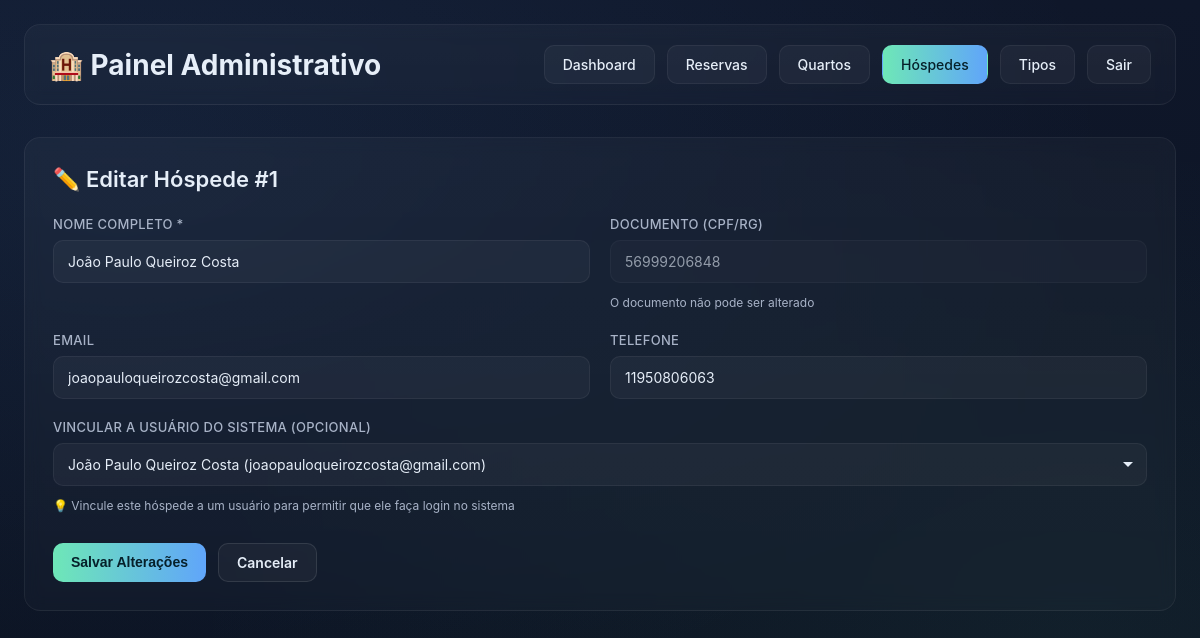
Page /admin/hospedes/editar/1 (signed in) on the committed database.
### src/Model/models.py (models this page shows)
class Hospede(Base):
    __tablename__ = "hospede"
    id_hospede = Column(Integer,primary_key=True,autoincrement=True)
    nome_completo = Column(String(150),nullable=False)
    documento = Column(String(50),unique=True,nullable=False)
    telefone = Column(String(20))
    email = Column(String(100),unique=True)
    id_usuario_sistema = Column(Integer,ForeignKey("usuario.id"))

class Usuario(Base):
    __tablename__ = 'usuario'
    id = Column(Integer,primary_key=True,autoincrement=True)
    nome_completo = Column(String(1000),nullable=False)
    email = Column(String(500),nullable=False)
    senha_hash = Column(String(2000),nullable=False)
    perfil_id = Column(Integer,ForeignKey("perfil.id"))

### src/routes.py (the view, shortened to what this page needs)
@app.route("/admin/hospedes/editar/<int:id_hospede>", methods=["GET", "POST"])
@admin_required
def admin_editar_hospede(id_hospede):
    db = SessionLocal()
    hospede = db.query(Hospede).filter(Hospede.id_hospede == id_hospede).first()
    if not hospede:
        flash("Hóspede não encontrado.", "error")
        return redirect(url_for("admin_hospedes"))
    usuarios = db.query(Usuario).order_by(Usuario.nome_completo).all()
    perfis = db.query(Perfil).all()
    return render_template("admin/editar_hospede.html",
                         hospede=hospede,
                         usuarios=usuarios,
                         perfis=perfis)

### src/__init__.py (called while the page is built)
@app.before_request
def log_request_info():
    app.logger.info("Requisição recebida: %s %s", request.method, request.path)

### src/templates/admin/editar_hospede.html (shortened to what this page needs)
<!doctype html>
<html lang="pt-BR">
<head>
  <link rel="stylesheet" href="{{ url_for('static', filename='admin.css') }}">
</head>
<body>
  <div class="admin__container">
    <header class="admin__header">
      <h1 class="admin__title">🏨 Painel Administrativo</h1>
      <nav class="admin__nav">
        <a href="{{ url_for('admin_dashboard') }}" class="admin__nav-link">Dashboard</a>
        <a href="{{ url_for('admin_reservas') }}" class="admin__nav-link">Reservas</a>
        <a href="{{ url_for('admin_quartos') }}" class="admin__nav-link">Quartos</a>
        <a href="{{ url_for('admin_hospedes') }}" class="admin__nav-link admin__nav-link--active">Hóspedes</a>
        <a href="{{ url_for('admin_tipos_quarto') }}" class="admin__nav-link">Tipos</a>
        <a href="{{ url_for('logout') }}" class="admin__nav-link">Sair</a>
      </nav>
    </header>
    <div class="admin__card">
      <div class="admin__card-header">
        <h2 class="admin__card-title">✏️ Editar Hóspede #{{ hospede.id_hospede }}</h2>
      </div>
      <form class="admin__form" method="POST">
        <div class="admin__form-row">
          <div class="admin__field">
            <label class="admin__label" for="nome_completo">Nome Completo *</label>
            <input
              class="admin__input"
              type="text"
              id="nome_completo"
              name="nome_completo"
              value="{{ hospede.nome_completo }}"
              required
            />
          </div>
          <div class="admin__field">
            <label class="admin__label">Documento (CPF/RG)</label>
            <input
              class="admin__input"
              type="text"
              value="{{ hospede.documento }}"
              disabled
              style="opacity: 0.6; cursor: not-allowed;"
            />
            <small style="color: var(--muted); font-size: 12px;">
              O documento não pode ser alterado
            </small>
          </div>
        </div>
        <div class="admin__form-row">
          <div class="admin__field">
            <label class="admin__label" for="email">Email</label>
            <input
              class="admin__input"
              type="email"
              id="email"
              name="email"
              value="{{ hospede.email or '' }}"
            />
          </div>
          <div class="admin__field">
            <label class="admin__label" for="telefone">Telefone</label>
            <input
              class="admin__input"
              type="tel"
              id="telefone"
              name="telefone"
              value="{{ hospede.telefone or '' }}"
            />
          </div>
        </div>
        <div class="admin__field">
          <label class="admin__label" for="id_usuario_sistema">Vincular a Usuário do Sistema (opcional)</label>
          <select class="admin__select" id="id_usuario_sistema" name="id_usuario_sistema">
            {% for usuario in usuarios %}
              <option value="{{ usuario.id }}"
                      {% if hospede.id_usuario_sistema == usuario.id %}selected{% endif %}>
                {{ usuario.nome_completo }} ({{ usuario.email }})
              </option>
            {% endfor %}
          </select>
          <small style="color: var(--muted); font-size: 12px; margin-top: 4px;">
            💡 Vincule este hóspede a um usuário para permitir que ele faça login no sistema
          </small>
        </div>
        <div class="admin__form-actions">
          <button type="submit" class="admin__btn admin__btn--primary">
            Salvar Alterações
          </button>
          <a href="{{ url_for('admin_hospedes') }}" class="admin__btn admin__btn--secondary">
            Cancelar
          </a>
        </div>
      </form>
    </div>
  </div>
</body>
</html>

### src/static/admin.css (style rules this page uses)
:root { --bg1: #0f172a; --bg2: #0b1220; --accent: #6ee7b7; --accent-2: #60a5fa; --glass: rgba(255,255,255,0.04); --text: #e6eef8; --muted: #a8b3c7; --danger: #f87171; --warning: #facc15; --success: #6ee7b7; font-family: Inter, ui-sans-serif, system-ui, -apple-system, "Segoe UI", Roboto; }
* { box-sizing: border-box; margin: 0; padding: 0; }
html, body { height: 100%; }
body { background: radial-gradient(1000px 600px at 10% 20%, rgba(96,165,250,0.08), transparent), radial-gradient(900px 500px at 90% 80%, rgba(110,231,183,0.06), transparent), linear-gradient(180deg, var(--bg1), var(--bg2)); color: var(--text); min-height: 100vh; }
.admin__container { max-width: 1400px; margin: 0 auto; padding: 24px; }
.admin__header { display: flex; justify-content: space-between; align-items: center; margin-bottom: 32px; padding: 20px 24px; background: linear-gradient(180deg, rgba(255,255,255,0.03), rgba(255,255,255,0.02)); border: 1px solid rgba(255,255,255,0.06); border-radius: 16px; backdrop-filter: blur(8px); }
.admin__title { font-size: 28px; font-weight: 700; margin: 0; }
.admin__nav { display: flex; gap: 12px; }
.admin__nav-link { padding: 10px 18px; background: var(--glass); border: 1px solid rgba(255,255,255,0.06); border-radius: 10px; color: var(--text); text-decoration: none; font-size: 14px; font-weight: 500; transition: all 0.2s ease; }
.admin__nav-link--active { background: linear-gradient(90deg, var(--accent), var(--accent-2)); color: #06202a; border-color: transparent; }
.admin__card { background: linear-gradient(180deg, rgba(255,255,255,0.03), rgba(255,255,255,0.02)); border: 1px solid rgba(255,255,255,0.06); border-radius: 16px; padding: 28px; backdrop-filter: blur(8px); margin-bottom: 24px; }
.admin__card-header { display: flex; justify-content: space-between; align-items: center; margin-bottom: 24px; }
.admin__card-title { font-size: 22px; font-weight: 600; margin: 0; }
.admin__btn { padding: 10px 18px; border-radius: 10px; border: none; cursor: pointer; font-weight: 600; font-size: 14px; transition: all 0.2s ease; text-decoration: none; display: inline-block; }
.admin__btn--primary { background: linear-gradient(90deg, var(--accent), var(--accent-2)); color: #06202a; }
.admin__btn--secondary { background: var(--glass); border: 1px solid rgba(255,255,255,0.1); color: var(--text); }
.admin__form { display: flex; flex-direction: column; gap: 20px; }
.admin__form-row { display: grid; grid-template-columns: repeat(auto-fit, minmax(280px, 1fr)); gap: 20px; }
.admin__field { display: flex; flex-direction: column; gap: 8px; }
.admin__label { font-size: 13px; font-weight: 500; color: var(--muted); text-transform: uppercase; letter-spacing: 0.3px; }
.admin__input, .admin__select, .admin__textarea { appearance: none; border: 1px solid rgba(255,255,255,0.06); background: var(--glass); color: var(--text); padding: 12px 14px; border-radius: 10px; font-size: 14px; outline: none; transition: box-shadow 0.18s ease, border-color 0.18s ease, transform 0.06s ease; font-family: inherit; }
.admin__input::placeholder, .admin__textarea::placeholder { color: rgba(230,238,248,0.35); }
.admin__select { cursor: pointer; background-repeat: no-repeat; background-position: right 12px center; padding-right: 36px; }
.admin__select option { background: var(--bg1); color: var(--text); padding: 10px; }
.admin__field small { display: block; font-size: 12px; color: var(--muted); margin-top: 4px; line-height: 1.4; }
.admin__form-actions { display: flex; gap: 12px; margin-top: 8px; }

### rows in the picture
Hospede: id_hospede "1", nome_completo "João Paulo Queiroz Costa", documento "56999206848", email "joaopauloqueirozcosta@gmail.com", telefone "11950806063", id_usuario_sistema "João Paulo Queiroz Costa (joaopauloqueirozcosta@gmail.com)"
